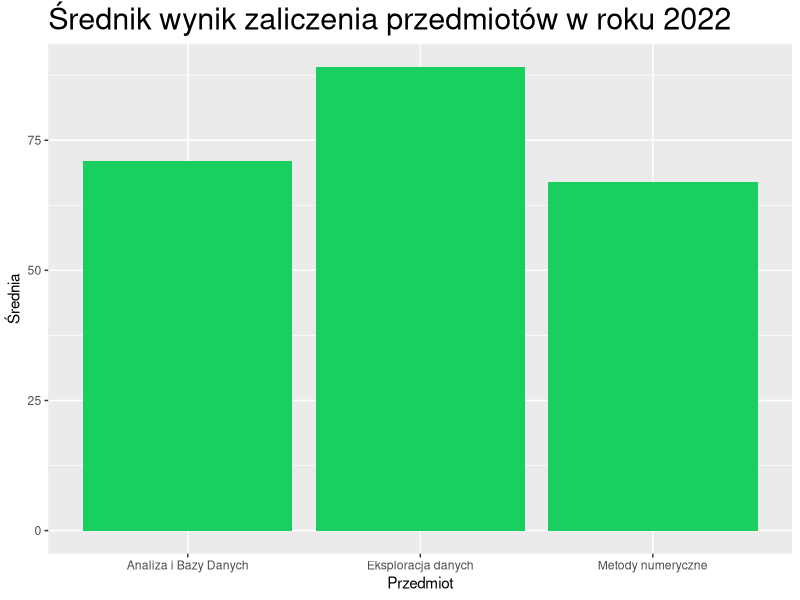
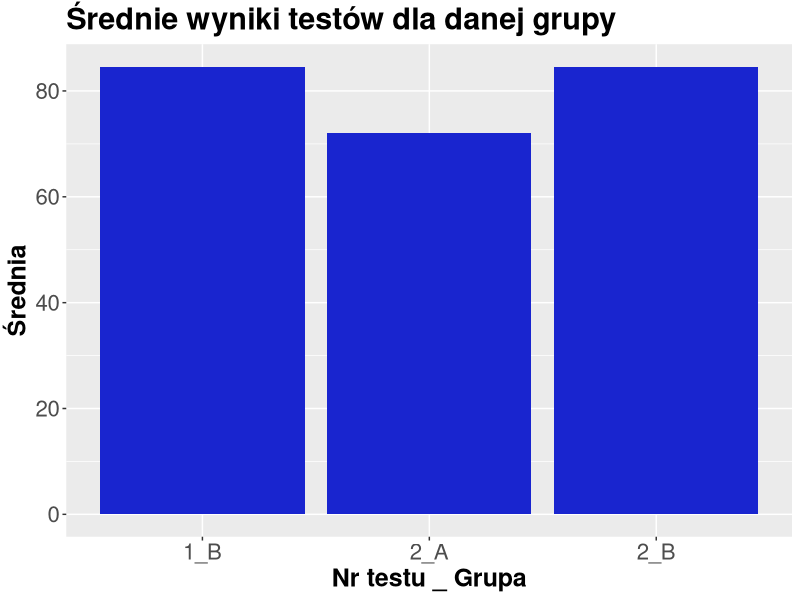

Write R code to recreate these figures, in order.
library(ggplot2)
# Cwiczenie 1.
wielokrotnosc5 <- c(5, 10, 15, 20, 25)
# wieksze od 15
wielokrotnosc5[wielokrotnosc5 > 15]
#srednia z wektora
mean(wielokrotnosc5)
# suma pwszych trzech
sum(wielokrotnosc5[1:3])

# Cwiczenie 2.
lista_wynikow <- c(75, 48, 90, 60, 30)
for (wynik in lista_wynikow) {
  if (wynik >= 60) {
    cat("Zaliczony\n")
  } else {
    cat("Niezaliczony\n")
  }
}

# Cwiczenie 3.
imie  <- c("Jan", "Ola", "Ela")
wiek  <- c(23, 30, 28)
punkty <- c(85, 92, 78)
ocena <- c(1.0, 1.0, 1.0)
for (num in 1:3) {
  if (punkty[num] >= 90) {
    ocena[num] <- 5.0
  } else if (punkty[num] >= 80){
    ocena[num] <- 4.5
  } else if (punkty[num] >= 70){
    ocena[num] <- 4.0
  } else if (punkty[num] >= 60){
    ocena[num] <- 3.5
  } else if (punkty[num] >= 50){
    ocena[num] <- 3.0
  } else {
    ocena[num] <- 2.0
  }
}
df <- data.frame(Imię = imie, Wiek = wiek, Punkty = punkty, Ocena = ocena)
df

# Cwiczenie 4.
dane <- data.frame(
  Przedmiot = c("Analiza i Bazy Danych", "Metody numeryczne",
                "Eksploracja danych"),
  Średnia = c(71, 67, 89)
)

wykres_slupkowy <- ggplot(dane, aes(x = Przedmiot, y = Średnia)) +
  geom_bar(stat = "identity", fill = "#19cf5f") +
  labs(title = "Średnik wynik zaliczenia przedmiotów w roku 2022",
       x = "Przedmiot",
       y = "Średnia") +
  theme(plot.title = element_text(size = 22))

print(wykres_slupkowy)

## Zadanie Domowe

# Test 1 Wyniki testów Matematyki dla Grupy A i Grupy B
wyniki_grupa_a_1 <- c(60, 65, 75, 68, 62)
wyniki_grupa_b_1 <- c(78, 80, 85, 92, 88)

# Test 2 Wyniki testów Matematyki dla Grupy A i Grupy B
wyniki_grupa_a_2 <- c(80, 65, 75, 68, 72)
wyniki_grupa_b_2 <- c(78, 80, 85, 92, 88)

srednia_a1 <- c(mean(wyniki_grupa_a_1))
srednia_a2 <- c(mean(wyniki_grupa_a_2))
srednia_b1 <- c(mean(wyniki_grupa_b_1))
srednia_b2 <- c(mean(wyniki_grupa_b_2))
srednie <- c(srednia_a1, srednia_a2, srednia_b1, srednia_b2)
srednie_do_wykresu <- c()
for (sr in srednie) {
  if (sr >= 70) {
    srednie_do_wykresu <- append(srednie_do_wykresu, sr)
  }
}

dane__ <- data.frame(
  Nrtestu_Grupa = c("2_A", "1_B",
                    "2_B"),
  Średnia = srednie_do_wykresu
)

wykres_testow <- ggplot(dane__, aes(x = Nrtestu_Grupa, y = Średnia)) +
  geom_bar(stat = "identity", fill = "#1925cf") +
  labs(title = "Średnie wyniki testów dla danej grupy",
       x = "Nr testu _ Grupa",
       y = "Średnia") +
  theme(plot.title = element_text(size = 22, face = "bold"),
        axis.text = element_text(size = 16),
        axis.title = element_text(size = 18, face = "bold"))

print(wykres_testow)